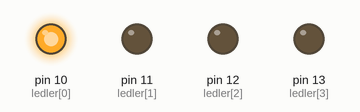
Bench run of a sketch on a simulated Arduino Uno, built with avr-gcc and run on an emulated ATmega328P. On the bench: output pins drawn as LEDs (lit = HIGH).

Above: at 0.05 s.
At 0.65 s:
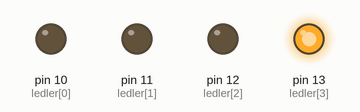
At 1.45 s:
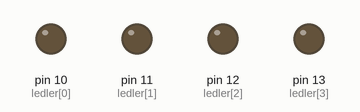
At 2.15 s:
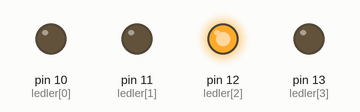
At 2.85 s:
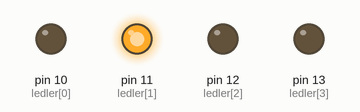
Timing chart, 0 to 3.1 s (numbered marks = the images above):
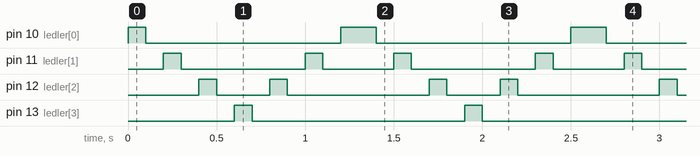

The sketch:

dort_led.ino
```cpp
int led_1=10;
int led_2=11;
int led_3=12;
int led_4=13;
int sure=100;
int ledler[]={10,11,12,13};

void setup() {
  // put your setup code here, to run once:
pinMode (ledler[0],OUTPUT);
pinMode (ledler[1],OUTPUT);
pinMode (ledler[2],OUTPUT);
pinMode (ledler[3],OUTPUT);
}

void loop() {
  // put your main code here, to run repeatedly:
digitalWrite(ledler[0],HIGH);
delay(sure);
digitalWrite(ledler[0],LOW);
delay(sure);
digitalWrite(ledler[1],HIGH);
delay(sure);
digitalWrite(ledler[1],LOW);
delay(sure);
digitalWrite(ledler[2],HIGH);
delay(sure);
digitalWrite(ledler[2],LOW);
delay(sure);
digitalWrite(ledler[3],HIGH);
delay(sure);
digitalWrite(ledler[3],LOW);
delay(sure);
digitalWrite(ledler[2],HIGH);
delay(sure);
digitalWrite(ledler[2],LOW);
delay(sure);
digitalWrite(ledler[1],HIGH);
delay(sure);
digitalWrite(ledler[1],LOW);
delay(sure);
digitalWrite(ledler[0],HIGH);
delay(sure);

}
```

Measured:
- by itself, pin 10 (ledler[0]): repeats every 1.3 s: LOW 1.1 s, HIGH 0.20 s
- by itself, pin 11 (ledler[1]): repeats every 1.3 s: LOW 0.70 s, HIGH 0.10 s, LOW 0.40 s, HIGH 0.10 s
- by itself, pin 12 (ledler[2]): repeats every 1.3 s: LOW 0.30 s, HIGH 0.10 s, LOW 0.80 s, HIGH 0.10 s
- by itself, pin 13 (ledler[3]): alternates HIGH for 0.10 s and LOW for 1.2 s
